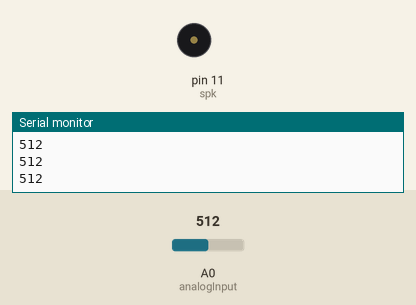
The sketch below on a simulated Arduino Uno, built with avr-gcc and run on an emulated ATmega328P. On the bench: buzzer (waves = sounding), the last lines printed to the serial monitor. The inputs (shaded band) are chosen by the test bench; at power-on: A0 (analogInput) = 512.

Above: at 1.2 s.
1.3 s: A0 (analogInput) set to 683
2.8 s: A0 (analogInput) set to 710
At 3.8 s:
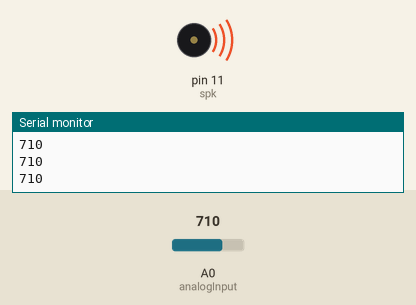
Timing chart, 0 to 5.8 s (numbered marks = the images above; inputs shaded):
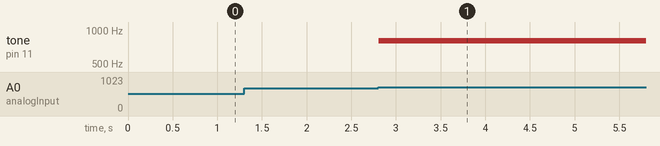

Measured:
- the behaviour switches between 700 and 701 on A0 (analogInput) (found by bisection; images 0 and 1)
- after the input at 2.8 s, tone on pin 11 (spk): silent → 800 Hz at once

The sketch:

mq_2_sensor_code.ino
```cpp
int sensorValue=0;
int spk=11;
int analogInput=A0;
void setup()
{
  pinMode(spk,OUTPUT);
  Serial.begin(9600);
}

void loop()
{
  sensorValue=analogRead(analogInput);
  Serial.println(sensorValue);
  if(sensorValue>700)
  {
  tone(spk, 800, 100);
  }
  else
  {
    noTone(spk);
  }
}
```
